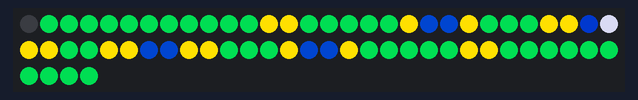
The sketch below on a simulated Arduino Uno, built with avr-gcc and run on an emulated ATmega328P. Parts: 64 RGB LEDs in strip order, left to right, continuing on the next row.

Above: at 0.1 s.

The sketch:

parcial_21.ino
```cpp
#include <Adafruit_NeoPixel.h>
#define LED_PIN 2
#define LED_COUNT 64

Adafruit_NeoPixel leds(LED_COUNT, LED_PIN, NEO_GRB + NEO_KHZ800);

//Pegue aqui su codigo salida de QT que puede encontrar en copiar.txt
//************************************************************

byte arr[3][64]{
	{0, 0, 0, 0, 0, 0, 0, 0, 0, 0, 0, 254, 254, 0, 0, 0, 0, 0, 254, 0, 0, 254, 0, 0, 0, 254, 254, 0, 192, 254, 254, 0, 0, 254, 254, 0, 0, 254, 254, 0, 0, 0, 254, 0, 0, 254, 0, 0, 0, 0, 0, 254, 254, 0, 0, 0, 0, 0, 0, 0, 0, 0, 0, 0},
	{155, 155, 155, 155, 155, 155, 155, 155, 155, 155, 155, 223, 223, 155, 155, 155, 155, 155, 223, 39, 39, 223, 155, 155, 155, 223, 223, 31, 193, 223, 223, 155, 155, 223, 223, 39, 39, 223, 223, 155, 155, 155, 223, 39, 39, 223, 155, 155, 155, 155, 155, 223, 223, 155, 155, 155, 155, 155, 155, 155, 155, 155, 155, 155},
	{58, 58, 58, 58, 58, 58, 58, 58, 58, 58, 58, 0, 0, 58, 58, 58, 58, 58, 0, 118, 118, 0, 58, 58, 58, 0, 0, 115, 215, 0, 0, 58, 58, 0, 0, 118, 118, 0, 0, 58, 58, 58, 0, 118, 118, 0, 58, 58, 58, 58, 58, 0, 0, 58, 58, 58, 58, 58, 58, 58, 58, 58, 58, 58}
};

//************************************************************

void setup(){
  leds.begin();
  for(int i = 0; i < LED_COUNT; i++){
  	leds.setPixelColor(i+1, arr[0][i], arr[1][i], arr[2][i]);
  }
  leds.show();
}

void loop(){}
```
